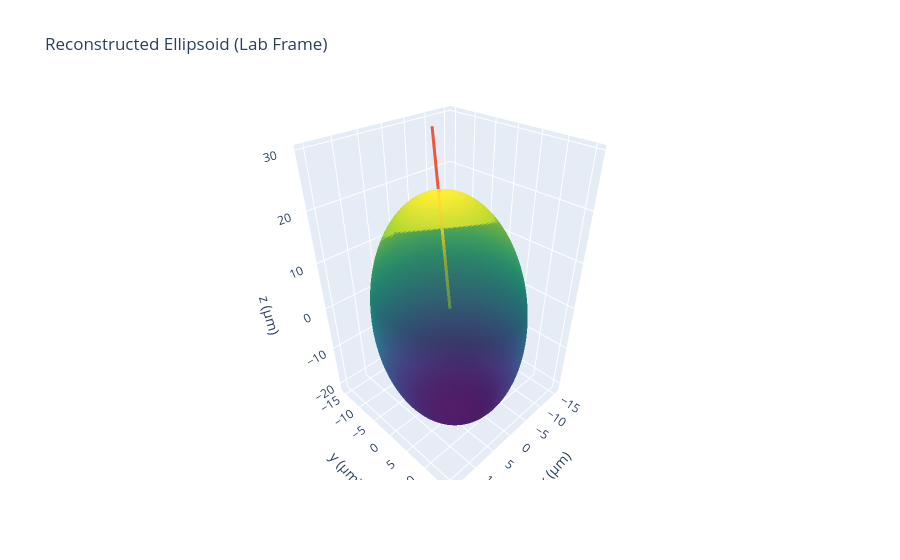

Notebook cell for this chart:
### Markdown cell above
## Ellipsoid reconstruction to verify

### Code cell
import numpy as np
import json
import plotly.graph_objects as go

json_path = fr"A:\LML\Images\{particle}\parameters.json"

with open(json_path, "r") as f:
    params = json.load(f)

a = params["a_um"]
b = params["b_um"]
c = params["c_mean_um"]

theta_xz = params["angle_xz_lab_deg"]
theta_yz = params["angle_yz_lab_deg"]

print("Loaded parameters:")
print(f"a = {a:.3f} µm")
print(f"b = {b:.3f} µm")
print(f"c = {c:.3f} µm")
print(f"theta_xz = {theta_xz:.3f}°")
print(f"theta_yz = {theta_yz:.3f}°")


def wrap_signed(angle_deg):
    return (angle_deg + 180) % 360 - 180

theta_xz = wrap_signed(theta_xz)
theta_yz = wrap_signed(theta_yz)

def reconstruct_c_axis(theta_xz_deg, theta_yz_deg):
    """ Correct reconstruction consistent with OpenCV ellipse angles.
    Works when major axis ≈ c."""

    tx = np.deg2rad(theta_xz_deg)
    ty = np.deg2rad(theta_yz_deg)

    # Use tangent relations
    cx = np.tan(tx)
    cy = np.tan(ty)
    cz = 1.0

    vec = np.array([cx, cy, cz])
    vec = vec / np.linalg.norm(vec)

    return vec

c_hat = reconstruct_c_axis(theta_xz, theta_yz)

print("\nReconstructed c-axis (lab frame):")
print(c_hat)

def rotation_from_z(vec):
    """ Returns rotation matrix that maps local z-axis to vec.
    Uses Rodrigues formula."""

    z_axis = np.array([0.0, 0.0, 1.0])
    v = vec / np.linalg.norm(vec)

    cross = np.cross(z_axis, v)
    s = np.linalg.norm(cross)
    c = np.dot(z_axis, v)

    if s < 1e-10:
        return np.eye(3)

    vx = np.array([[0, -cross[2], cross[1]],
                   [cross[2], 0, -cross[0]],
                   [-cross[1], cross[0], 0]])

    R = np.eye(3) + vx + vx @ vx * ((1 - c) / (s**2))
    return R

R = rotation_from_z(c_hat)

def generate_ellipsoid(a, b, c, n=120):

    u = np.linspace(0, np.pi, n)
    v = np.linspace(0, 2*np.pi, n)
    u, v = np.meshgrid(u, v)

    x = a * np.sin(u) * np.cos(v)
    y = b * np.sin(u) * np.sin(v)
    z = c * np.cos(u)

    pts = np.stack([x, y, z], axis=-1)
    return pts

ellipsoid_pts = generate_ellipsoid(a, b, c)

def rotate_points(pts, R): #Rotate into lab frame
    shape = pts.shape
    pts_flat = pts.reshape(-1, 3)
    pts_rot = (R @ pts_flat.T).T
    return pts_rot.reshape(shape)

ellipsoid_lab = rotate_points(ellipsoid_pts, R)

X = ellipsoid_lab[..., 0]
Y = ellipsoid_lab[..., 1]
Z = ellipsoid_lab[..., 2]

fig = go.Figure()

fig.add_surface(x=X, y=Y, z=Z, colorscale="Viridis", opacity=0.85, showscale=False)

# also draw c-axis vector for sanity
origin = np.array([0, 0, 0])
axis_len = max(a, b, c) * 1.5

fig.add_trace(go.Scatter3d(x=[0, c_hat[0]*axis_len], y=[0, c_hat[1]*axis_len], z=[0, c_hat[2]*axis_len], 
                           mode="lines", line=dict(width=6), name="c-axis"))

fig.update_layout(title="Reconstructed Ellipsoid (Lab Frame)", 
                  scene=dict(xaxis_title="x (µm)", yaxis_title="y (µm)", zaxis_title="z (µm)", aspectmode="data"))

fig.show()

### Figure 1 — Plotly figure (JSON) as saved in the notebook; plotly's stock layout.template omitted (floating-point values rounded to 4 significant figures; data arrays with more than 128 entries replaced by an {"elided": "..."} marker saying what was removed)
{"data": [{"colorscale": [[0, "#440154"], [0.1111, "#482878"], [0.2222, "#3e4989"], [0.3333, "#31688e"], [0.4444, "#26828e"], [0.5556, "#1f9e89"], [0.6667, "#35b779"], [0.7778, "#6ece58"], [0.8889, "#b5de2b"], [1, "#fde725"]], "opacity": 0.85, "showscale": false, "type": "surface", "x": {"elided": "120x120 float values"}, "y": {"elided": "120x120 float values"}, "z": {"elided": "120x120 float values"}}, {"line": {"width": 6}, "mode": "lines", "name": "c-axis", "type": "scatter3d", "x": [0, -8.567], "y": [0, -13.1], "z": [0, 29.22]}], "layout": {"scene": {"aspectmode": "data", "xaxis": {"title": {"text": "x (µm)"}}, "yaxis": {"title": {"text": "y (µm)"}}, "zaxis": {"title": {"text": "z (µm)"}}}, "title": {"text": "Reconstructed Ellipsoid (Lab Frame)"}}}
